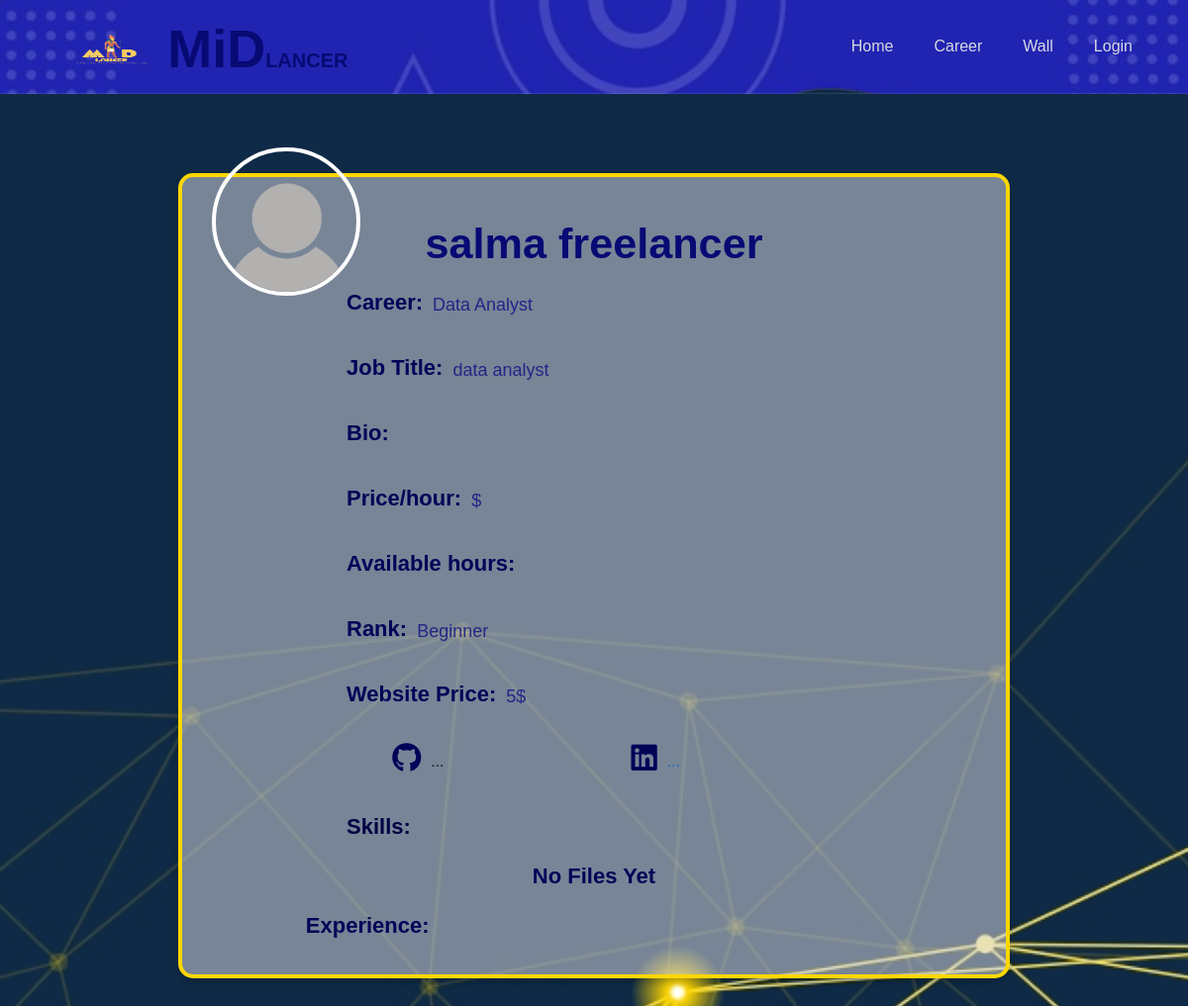
Before: /freelancerview.php?vfid=29 with the older database file.
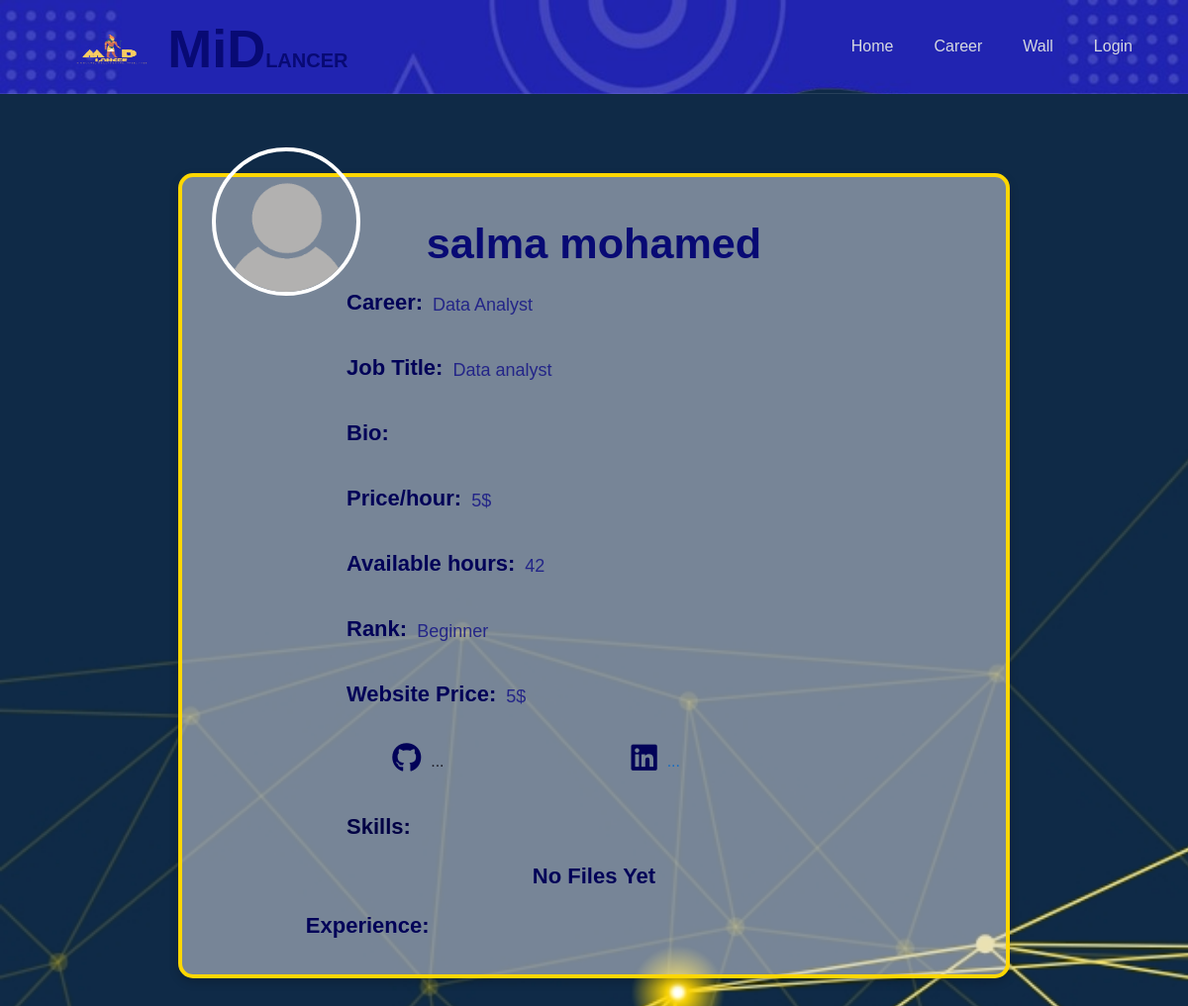
After: the same page with the newer database file.
### tables this page shows
CREATE TABLE `freelancer` (
  `freelancer_id` int(11) NOT NULL,
  `freelancer_name` varchar(255) NOT NULL,
  `email` varchar(255) NOT NULL,
  `phone_number` varchar(11) NOT NULL,
  `password` varchar(255) NOT NULL,
  `birthdate` date NOT NULL,
  `national_id` varchar(14) NOT NULL,
  `freelancer_image` longtext DEFAULT NULL,
  `job_title` varchar(255) NOT NULL,
  `available_hours` int(11) DEFAULT NULL,
  `price/hr` float DEFAULT 5,
  `link1` varchar(255) DEFAULT NULL,
  `link2` varchar(255) DEFAULT NULL,
  `freelancer_file` longtext DEFAULT NULL,
  `bio` text DEFAULT NULL,
  `premium` varchar(255) DEFAULT '0',
  `view` int(11) DEFAULT 0,
  `hidden` tinyint(1) DEFAULT 0,
  `career_id` int(11) NOT NULL,
  `rank_id` int(11) DEFAULT 1,
  `webssite_price` int(11) NOT NULL DEFAULT 5,
  `fl_join_date` date NOT NULL DEFAULT current_timestamp()
);

CREATE TABLE `career` (
  `career_id` int(11) NOT NULL,
  `career_path` varchar(250) NOT NULL,
  `career_desc` text NOT NULL,
  `career_image` longtext NOT NULL
);

CREATE TABLE `rank` (
  `rank_id` int(11) NOT NULL,
  `rank` varchar(250) NOT NULL
);

### freelancerview.php (the view, shortened to what the changed rows need)
<?php
include("nav+bm.php");
if(isset($_GET['vfid'])) {
    $id = $_GET['vfid'];
}
$select_freelancer = " SELECT * FROM `freelancer`
                       JOIN `career` ON `career`.`career_id` = `freelancer`.`career_id`
                       JOIN `rank` ON `rank`.`rank_id` = `freelancer`.`rank_id`
                       WHERE `freelancer`.`freelancer_id` = $id";
$run_select= mysqli_query($connect,$select_freelancer);
?>
<!DOCTYPE html>
<html lang="en">
<head>
    <link rel="stylesheet" href="css/all.min.css">
    <link rel="stylesheet" href="https://stackpath.bootstrapcdn.com/bootstrap/4.4.0/css/bootstrap.min.css">
    <link rel="stylesheet" href="https://cdnjs.cloudflare.com/ajax/libs/rateYo/2.3.2/jquery.rateyo.min.css">
    <link href="https://cdn.jsdelivr.net/npm/bootstrap@5.0.2/dist/css/bootstrap.min.css" rel="stylesheet">
    <link rel="stylesheet" href="https://cdnjs.cloudflare.com/ajax/libs/font-awesome/6.0.0-beta3/css/all.min.css">
    <link rel="stylesheet" href="./css/FREELANCERPROFILE.css">
</head>
<body>
<h2></h2>
    <div class="profile-container">
            <?php foreach($run_select as $data){ ?>
            <div class="class"></div>
            <div class="profile-image">
                <img src="<?php echo "img/profile/".htmlspecialchars($data['freelancer_image'], ENT_QUOTES, 'UTF-8' ) ?>" alt="Profile Image" id="image-preview">
            </div>
            <h1><?php echo htmlspecialchars($data['freelancer_name'] , ENT_QUOTES, 'UTF-8' )?></h1>
            <div  class="profile-form">
                <div class="form-group">
                <label for="career">Career:</label>
                    <p><?php echo htmlspecialchars($data['career_path'], ENT_QUOTES, 'UTF-8' )?></p>
                </div>
                <div class="form-group">
                    <label for="job-title">Job Title:</label>
                    <p class="web"><?php echo htmlspecialchars($data['job_title'] , ENT_QUOTES, 'UTF-8' )?></p>
                </div>
                <div class="form-group">
                    <label for="bio">Bio:</label>
                </div>
                <div class="form-group">
                    <label for="bio">Price/hour:</label>
                    <p><?php echo htmlspecialchars($data['price/hr'], ENT_QUOTES, 'UTF-8' )?>$</p>
                </div>
                <div class="form-group">
                    <label for="bio">Available hours:</label>
                    <p><?php echo htmlspecialchars($data['available_hours'], ENT_QUOTES, 'UTF-8' ) ?></p>
                </div>
                <div class="form-group">
                    <label for="bio">Rank:</label>
                    <p><?php echo htmlspecialchars($data['rank'], ENT_QUOTES, 'UTF-8' ) ?></p>
                </div>
                <div class="form-group">
                    <label for="bio">Website Price:</label>
                    <p><?php echo htmlspecialchars($data['webssite_price'], ENT_QUOTES, 'UTF-8' )?>$</p>
                </div>
                <div class="group">
                    <?php if(!empty($data['link1'])){ ?>
                        <div class="form-group">
                            <label for="github-link"><i class="fa-brands fa-github"></i></label>
                            <div class="social-link1">
                                <a href="<?php echo htmlspecialchars($data['link1'], ENT_QUOTES, 'UTF-8'); ?>" target="_blank">GitHub</a>
                            </div>
                        </div>
                    <?php }else{ ?>
                        <div class="form-group">
                            <label for="github-link"><i class="fa-brands fa-github"></i></label>
                            <div class="social-link1">
                            <span>...</span>
                            </div>
                        </div>
                    <?php } ?>
                    <?php if(!empty($data['link2'])){?>
                        <div class="form-group">
                            <label for="linkedin-link"><i class="fa-brands fa-linkedin"></i></label>
                            <div class="social-link2">
                                <a href="<?php echo htmlspecialchars($data['link2'], ENT_QUOTES, 'UTF-8'); ?>" target="_blank">LinkedIn</a>
                            </div>
                        </div>
                    <?php }else{ ?>
                        <div class="form-group">
                            <label for="linkedin-link"><i class="fa-brands fa-linkedin"></i></label>
                            <div class="social-link2">
                            </i> <span>...</span>
                            </div>
                        </div>
                    <?php } ?>
                </div>
                <div class="form-group1">
                    <label for="skills">Skills:</label>
                </div>
                <?php if(!empty($data['freelancer_file'])){?>
                    <div class="form-groupupload">
                        <label for="file-upload">CV: <a href="./file/<?php echo htmlspecialchars($data['freelancer_file'], ENT_QUOTES, 'UTF-8' ) ?>" target="_blank" ><?php echo $data['freelancer_file'];?></a></label>
                    </div>
                <?php }else{ ?>
                    <label style="font-weight: bold;
                        font-size: 22px;
                        color: rgb(2, 2, 88);
                        text-align: left;
                        padding-top: 9px;" for="file-upload">No Files Yet </label>
                <?php } ?>
                <div class="all" style="width: 70%; margin-left: 0%;">
                    <div class="txt d-flex f-row ">
                        <div class="form-group">
                            <label for="bio">Experience:</label>
                        </div>
                    </div>
                </div>
            </div>
        <div class="form-group11">
        </div>
        <?php } ?>
    </div>
</body>
</html>

Changed rows visible on the page:
changed freelancer "Data Analyst": freelancer_name "salma freelancer" → "salma mohamed"; job_title "data analyst" → "Data analyst"; value (not shown) → "5"; available_hours (not shown) → "42"
